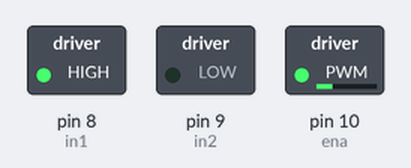
Bench run of a sketch on a simulated Arduino Uno, built with avr-gcc and run on an emulated ATmega328P. Shown: switched loads named in the sketch (green lamp = pin HIGH).

Above: at 0.1 s.
Timing chart, 0 to 1.6 s (numbered marks = the images above):
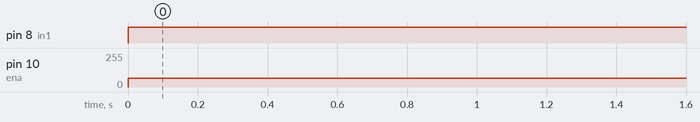

Measured:
- by itself, pin 8 (in1): LOW → HIGH at 0.00 s
- by itself, pin 10 (ena): 0/255 → 67/255 at 0.00 s

The sketch:

speedControl.ino
```cpp
//Assignment of Arduino digital pins that are connected to Motor1 via motor drive controller
int in1 = 8;
int in2 = 9;
int ena = 10;

void setup() {
  //Arduino pin configuration
  pinMode(ena, OUTPUT);
  pinMode(in1, OUTPUT);
  pinMode(in2, OUTPUT);
}

void loop() {
  //Clockwise direction
  digitalWrite(in1,HIGH);
  digitalWrite(in2,LOW);
  analogWrite(ena, 67); //pwm: [0,255]
}
```
